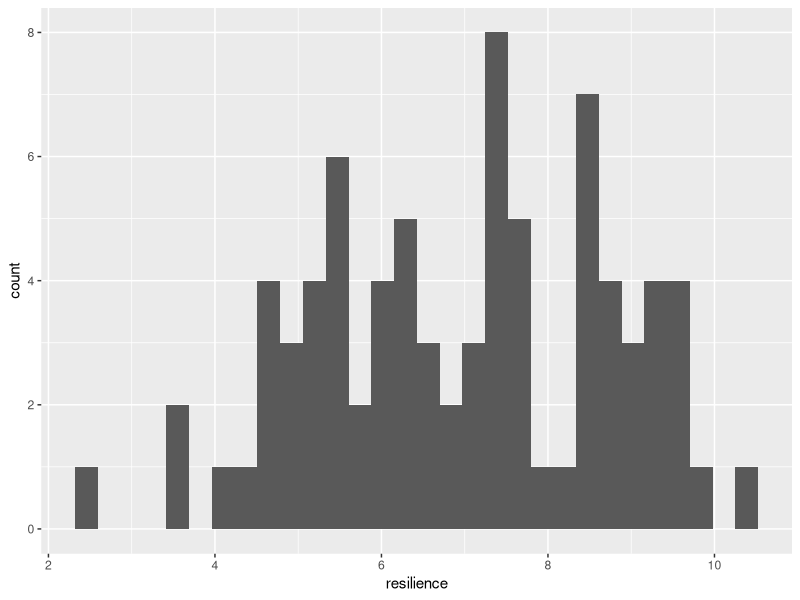
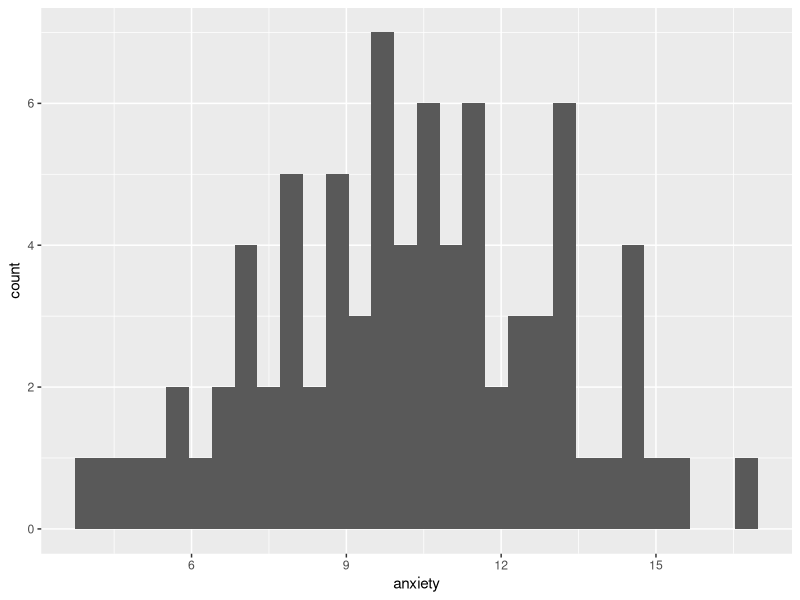
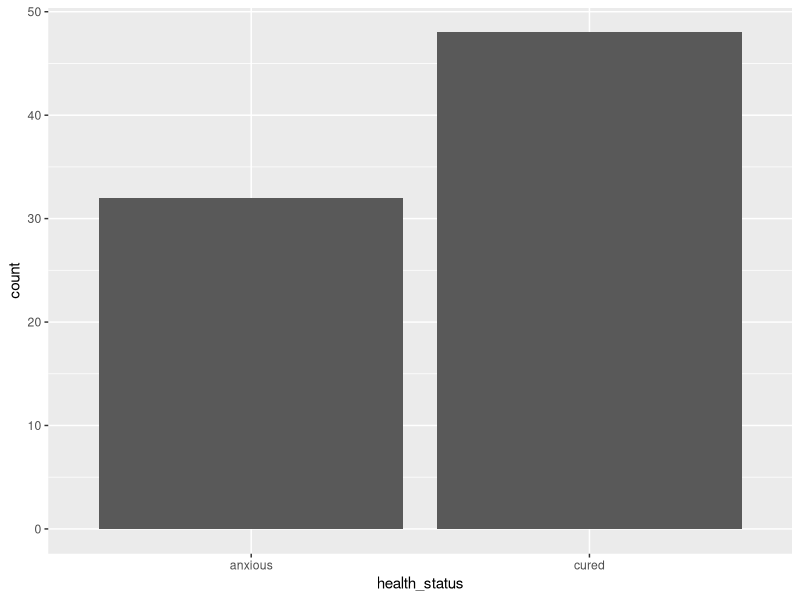
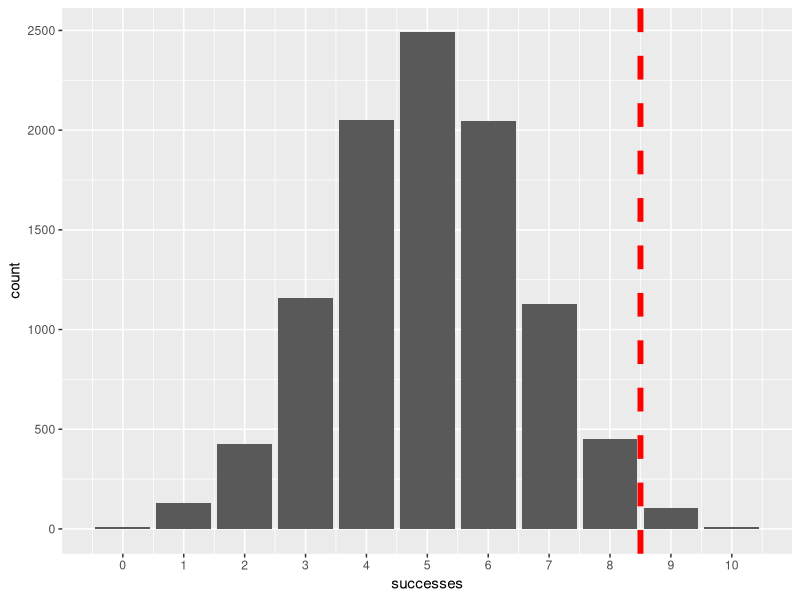
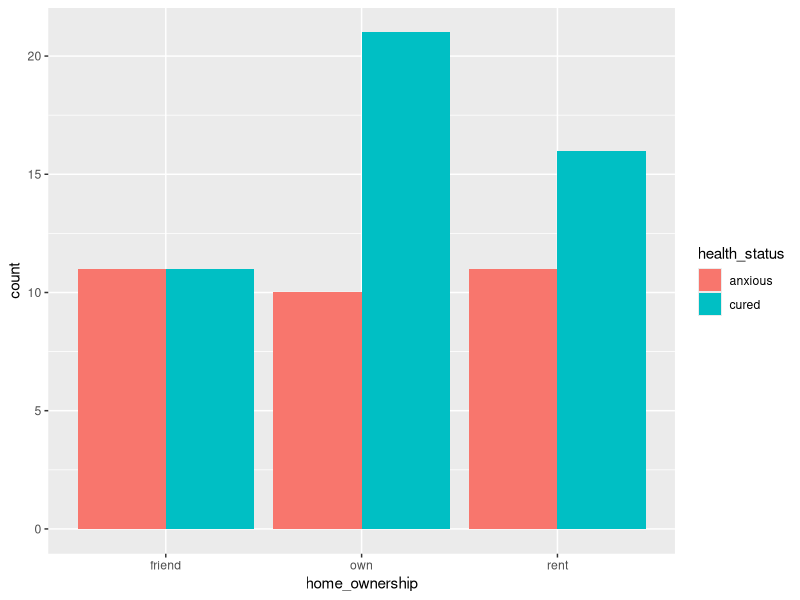
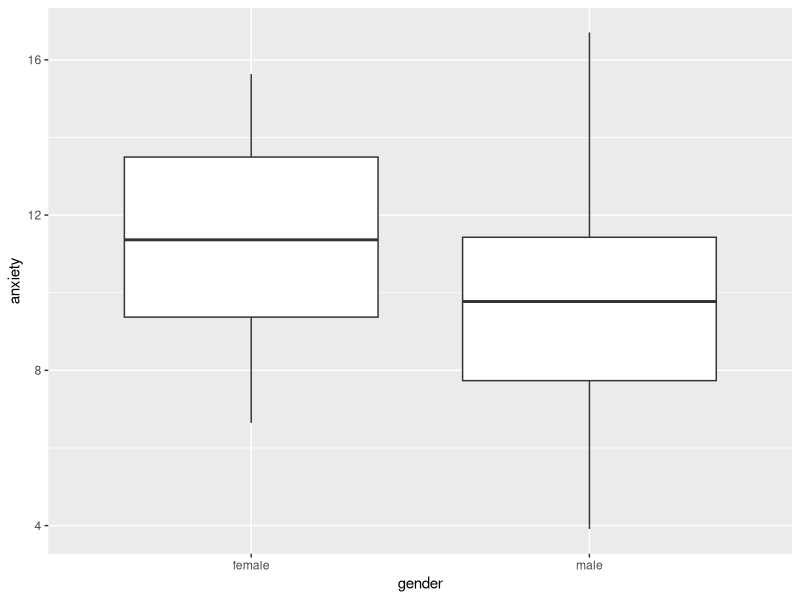
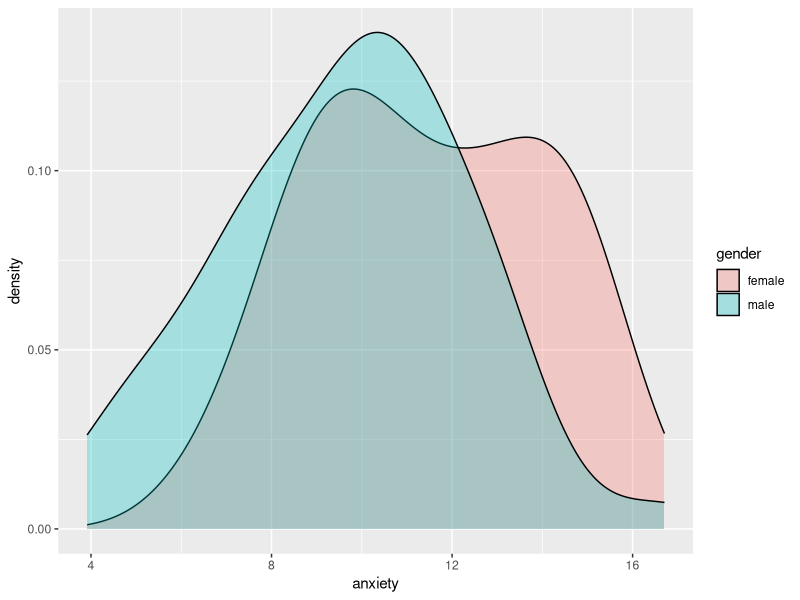
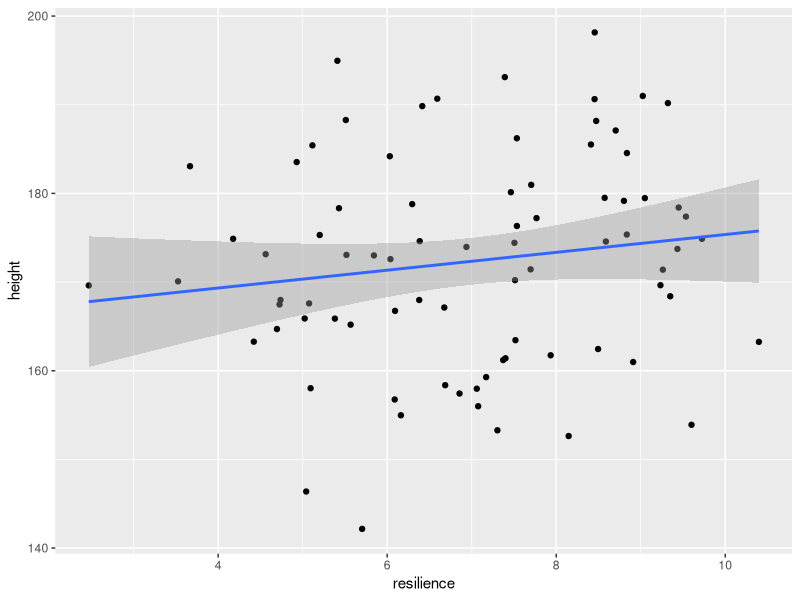

Write R code to recreate these figures, in order.
## ---- chunk 1
knitr::opts_chunk$set(echo = TRUE)
## ---- chunk 2
if (!require("tidyverse")) install.packages("tidyverse")
library(tidyverse) # for dplyr and ggplot2
# if (!require("MASS")) install.packages("MASS")
# library(MASS) # for the "survey" dataset
# if (!require("infer")) install.packages("infer")
# library(infer) # for statistical inference
## ---- chunk 3
n_per_group = 40

base_height_mean = 164
base_height_sd = 10
base_anxiety_mean = 18
base_anxiety_sd = 2
resilience_mean = 7
resilience_sd = 2

treatment_effect = - 3
resilience_effect = - 0.8

gender_bias = 0.7
gender_effect = - 1
gender_effect_on_height = 12


treatment <- rep(c(1, 0), each = n_per_group)
set.seed(1)

gender_num <- rbinom(n = n_per_group * 2, size = 1, prob = 0.7)
gender <- NA
gender[gender_num == 0] = "female"
gender[gender_num == 1] = "male"

set.seed(2)
home_ownership <- sample(c("own", "rent", "friend"), n_per_group * 2, replace = T)

set.seed(3)
resilience <- rnorm(mean = resilience_mean, sd = resilience_sd, n = n_per_group*2)

set.seed(6)
anxiety_base <- rnorm(mean = base_anxiety_mean, sd = base_anxiety_sd, n = n_per_group*2)
anxiety <- anxiety_base + treatment * treatment_effect + resilience * resilience_effect + gender_num * gender_effect
participant_ID <- paste0("ID_", 1:(n_per_group*2))

set.seed(5)
height_base <- rnorm(mean = base_height_mean, sd = base_height_sd, n = n_per_group*2)
height <- height_base + gender_num * gender_effect_on_height


group <- rep(NA, n_per_group*2)
group[treatment == 0] = "control"
group[treatment == 1] = "treatment"

health_status <- rep(NA, n_per_group*2)
health_status[anxiety < 11] = "cured"
health_status[anxiety >= 11] = "anxious"

data <- data.frame(participant_ID)
data = cbind(data, gender, group, resilience, anxiety, health_status, home_ownership, height)
data = as_tibble(data)

data = data %>% 
  mutate(gender = factor(gender))

data = data %>% 
  mutate(group = factor(group))

data = data %>% 
  mutate(health_status = factor(health_status))

data = data %>% 
  mutate(home_ownership = factor(home_ownership))

data

cor(height_base, resilience)

## ---- chunk 4
data

data %>% 
  summary()

data %>% 
  ggplot() +
    aes(x = resilience) +
    geom_histogram()

data %>% 
  ggplot() +
    aes(x = anxiety) +
    geom_histogram()

data %>% 
  ggplot() +
    aes(x = health_status) +
    geom_bar()

set.seed(Sys.time())
## ---- chunk 5

probability_of_heads_if_H0_is_true <- 0.5

heads <- 9
total_flips <- 10
probability_of_result = 1-pbinom(heads-1, total_flips, probability_of_heads_if_H0_is_true)

probability_of_result
## ---- chunk 6
successes = rbinom(n = 10000, size = 10, prob = 0.5)
random_flips = data.frame(successes)

ggplot(data = random_flips) +
  aes(x = successes) +
  geom_bar()+
  scale_x_continuous(breaks = 0:10)+
  geom_vline(xintercept = 8.5, col = "red", linetype = "dashed", size = 2)


## ---- chunk 7

binom.test(x = heads, n = total_flips, p = probability_of_heads_if_H0_is_true, alternative = "greater")

## ---- chunk 8

table(data$home_ownership, data$health_status)

data %>% 
  ggplot() +
    aes(x = home_ownership, fill = health_status) +
    geom_bar(position = "dodge")

## ---- chunk 9

ownership_health_status_table = table(data$home_ownership, data$health_status)
ownership_health_status_table

chisq.test(ownership_health_status_table)

## ---- chunk 10

summary = data %>% 
  group_by(gender) %>% 
    summarize(mean = mean(anxiety), sd = sd(anxiety))
summary

data %>% 
  ggplot() +
    aes(x = gender, y = anxiety) +
    geom_boxplot()

data %>% 
  ggplot() +
    aes(x = anxiety, fill = gender) +
    geom_density(alpha = 0.3)


## ---- chunk 11

t_test_results = t.test(anxiety ~ gender, data = data)
t_test_results

mean_dif = summary %>% 
    summarize(mean_dif = mean[1] - mean[2])
mean_dif

## ---- chunk 12

ANOVA_result = aov(anxiety ~ home_ownership, data = data)
summary(ANOVA_result)

## ---- chunk 13

summary_home_ownership_vs_anxiety = data %>% 
  group_by(home_ownership) %>% 
    summarize(mean = mean(anxiety), sd = sd(anxiety))
summary_home_ownership_vs_anxiety
## ---- chunk 14

t_test_results_one_sided = t.test(anxiety ~ gender, data = data, alternative = "greater")
t_test_results_one_sided

## ---- chunk 15

t_test_results_one_sided = t.test(anxiety ~ gender, data = data, alternative = "less")
t_test_results_one_sided

## ---- chunk 16

data %>% 
  select(resilience, height) %>% 
    cor()

data %>% 
  ggplot() +
    aes(x = resilience, y = height) +
      geom_point() +
      geom_smooth(method = "lm")

## ---- chunk 17

correlation_result = cor.test(resilience, height, data = data)
correlation_result

## ---- chunk 18

correlation_result_greater = cor.test(resilience, height, data = data, alternative = "greater")
correlation_result_greater

